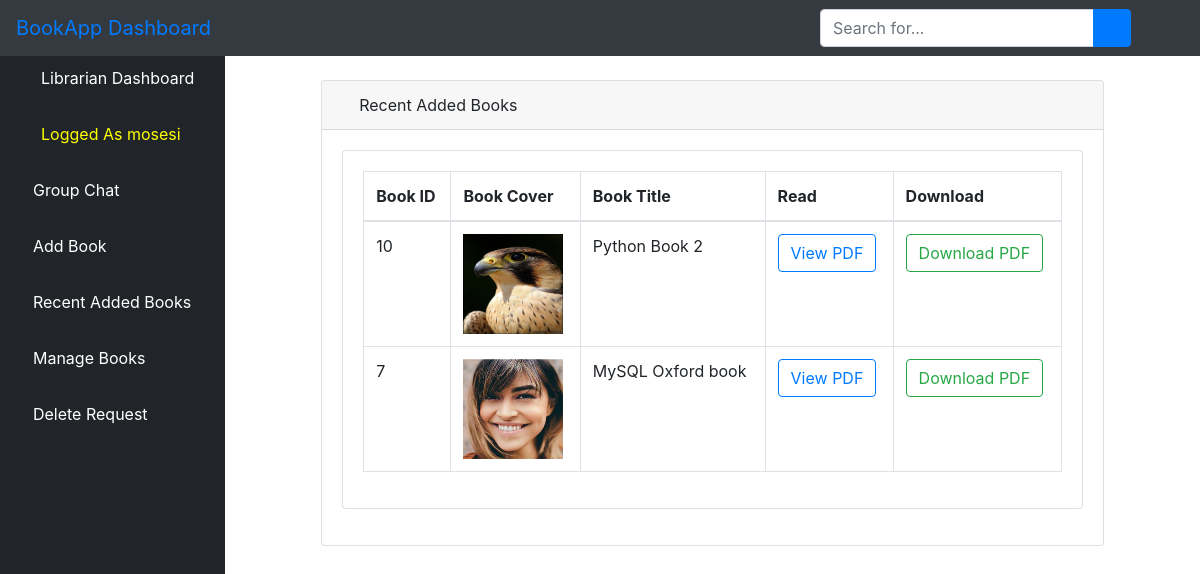
The page /llbook/ (signed in) on the database its author committed.
### bookstore/models.py (models this page shows, shortened)
class User(AbstractUser):
    is_admin = models.BooleanField(default=False)
    is_Student = models.BooleanField(default=False)
    is_librarian = models.BooleanField(default=False)
    class Meta:
        swappable = 'AUTH_USER_MODEL'

class Book(models.Model):
    title = models.CharField(max_length=100)
    author = models.CharField(max_length=100)
    year = models.CharField(max_length=100)
    Student = models.CharField(max_length=200)
    desc = models.CharField(max_length=1000)
    uploaded_by = models.CharField(max_length=100, null=True, blank=True)
    user_id = models.CharField(max_length=100, null=True, blank=True)
    pdf = models.FileField(upload_to='bookapp/pdfs/')
    cover = models.ImageField(upload_to='bookapp/covers/', null=True, blank=True)

### bookstore/views.py (the view)
# urls.py: path('llbook/', views.LBookListView.as_view(), name='llbook'),
class LBookListView(LoginRequiredMixin,ListView):
	model = Book
	template_name = 'librarian/book_list.html'
	context_object_name = 'books'
	paginate_by = 3
	def get_queryset(self):
		return Book.objects.order_by('-id')

### bookstore/templates/librarian/book_list.html (shortened to what this page needs)
{% extends 'librarian/base.html' %}
{% load static %}
{% block body %}
<div class="container-fluid">
<div class="row" style="padding-top: 30px">
<div class="col-sm-1" style="color: red">
</div>
<div class="col-sm-10">
                <div class="card mb-3">
                <div class="card-header">
                    <i class="fas fa-table text-primary"></i>
                    Recent Added Books
                </div>
                <div class="card-body">
            <div class="card mb-3">
                <div class="card-body">
                    <div class="table-responsive">
                         <table class="table table-bordered" id="dataTable" width="100%" cellspacing="0">
                            <thead>
                            <tr>
                                <th>Book ID</th>
                                <th>Book Cover</th>
                                <th>Book Title</th>
                                <th>Read</th>
                                <th>Download</th>
                            </tr>
                            </thead>
                            <tbody>
                              {% if books %}
                                {% for book in books %}
                                <tr>
                                  <td>{{ book.id }}</td>
                                  <td>
                                    {% if book.cover %}
                                    <img src="{{ book.cover.url }}" alt="{{ book.title }}" style="width:100px; height: 100px">
                                    {% else %}
                                    <span class="text-muted">No cover</span>
                                    {% endif %}
                                   </td>
                                  <td>{{ book.title }}</td>
                                    <td>
                                    {% if book.pdf %}
                                      <a href="{{ book.pdf.url }}" class="btn btn-outline-primary" target="_blank">
                                    View PDF</a>
                                    {% else %}
                                    <span class="text-muted">No PDF</span>
                                   {% endif %}
                                  </td>
                                    <td>
                                    {% if book.cover %}
                                      <a href="{{ book.pdf.url }}" download class="btn btn-outline-success">
                                    Download PDF</a>
                                    {% else %}
                                   <span class="text-muted">No PDF</span>
                                   {% endif %}
                                  </td>
                                </tr>
                                {% endfor %}
                                {% endif %}
                            </tbody>
                        </table>
                    </div>
                </div>
            </div>
        </div>
    </div>
</div>
<div class="col-sm-1">
</div>
</div>
</body>
</html>
{% endblock %}

### bookstore/templates/librarian/base.html (shortened to what this page needs)
{% load static %}
<!DOCTYPE html>
<html lang="en">
<head>
    {% load static %}
    <link href="{% static 'vendor/fontawesome-free/css/all.min.css' %}" rel="stylesheet" type="text/css">
       <link rel="stylesheet" href="{% static 'assets/css/bootstrap.min.css' %}">
      <link rel="stylesheet" href="{% static 'assets/fonts/font-awesome-4.7.0/css/font-awesome.min.css' %}">
    <link href="{% static 'vendor/datatables/dataTables.bootstrap4.css' %}" rel="stylesheet">
    <link rel="stylesheet" type="text/css" href="{% static 'css/master.css' %}">
    <link href="{% static 'css/sb-admin.css' %}" rel="stylesheet">
</head>
<body id="page-top">
<nav class="navbar navbar-expand navbar-dark bg-dark fixed-top">
    <a class="navbar-brand mr-1 text-primary" href="{% url 'labook_form' %}">BookApp Dashboard</a>
    <button class="btn btn-link btn-sm text-white order-1 order-sm-0" id="sidebarToggle" href="{% url 'labook_form' %}">
        <i class="fas fa-bars"></i>
    </button>
      <form class="d-none d-md-inline-block form-inline ml-auto mr-0 mr-md-3 my-2 my-md-0" action="{% url 'lsearch' %}">
        <div class="input-group">
            <input type="text" class="form-control" name="query" placeholder="Search for..." aria-label="Search" aria-describedby="basic-addon2">
            <div class="input-group-append">
                <button class="btn btn-primary" type="submit">
                    <i class="fas fa-search"></i>
                </button>
            </div>
        </div>
    </form>
    <ul class="navbar-nav ml-auto ml-md-0">
        <li class="nav-item dropdown no-arrow">
            <a class="nav-link dropdown-toggle" href="#" id="userDropdown" role="button" data-toggle="dropdown" aria-haspopup="true" aria-expanded="false">
                <i class="fas fa-user-circle fa-fw text-primary"></i>
            </a>
        </li>
    </ul>
</nav>
<div id="wrapper" style="padding-top: 50px">
<ul class="sidebar navbar-nav">
    <li class="nav-item active">
        <a class="nav-link" href="{% url 'librarian' %}">
            <i class="fas fa-fw fa-tachometer-alt"></i>
            <span>Librarian Dashboard</span>
        </a>
    </li>
    <li class="nav-item active">
        <a class="nav-link" href="">
            <i class="fas fa-user-circle fa-fw text-warning"></i>
            <span style="color: yellow">Logged As {{ user.username }}</span>
        </a>
    </li>
      <li class="nav-item">
        <a class="nav-link" href="{% url 'llchat' %}">
            <i class="fas fa-book text-primary"></i>
            <span style="color: white">Group Chat</span>
        </a>
    </li>
    <li class="nav-item">
        <a class="nav-link" href="{% url 'labook_form' %}">
            <i class="fas fa-book text-primary"></i>
            <span style="color: white">Add Book</span>
        </a>
    </li>
    <li class="nav-item">
        <a class="nav-link" href="{% url 'llbook' %}">
            <i class="fas fa-book text-primary"></i>
            <span style="color: white">Recent Added Books</span>
        </a>
    </li>
      <li class="nav-item">
        <a class="nav-link" href="{% url 'lmbook' %}">
            <i class="fas fa-book text-primary"></i>
            <span style="color: white">Manage Books</span>
        </a>
    </li>
     <li class="nav-item">
        <a class="nav-link" href="{% url 'ldrequest' %}">
            <i class="fas fa-book text-primary"></i>
            <span style="color: white">Delete Request</span>
        </a>
    </li>
</ul>
    {% block body %}{% endblock %}

### static/css/master.css (style rules this page uses)
html { scroll-behavior: smooth; }
li { list-style-type: none; }

### bookstore/templates/librarian/base.html (style rules this page uses)
body { display: flex; flex-direction: column; min-height: 100vh; }

### rows shown on the page
User: username "mosesi"
Book: id "10", cover (picture), title "Python Book 2"
Book: id "7", cover (picture), title "MySQL Oxford book"
